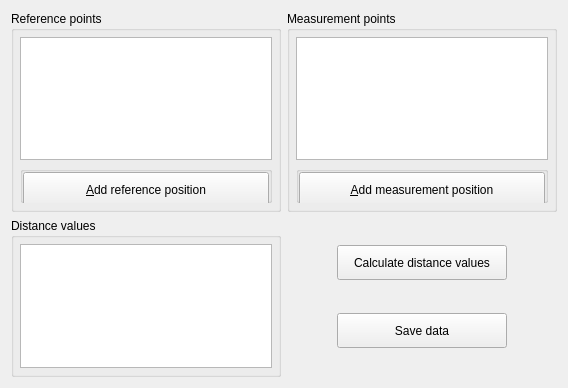
<?xml version="1.0" encoding="UTF-8"?>
<ui version="4.0">
 <class>QmitkDistanceCalculationBetweenPointsWidget</class>
 <widget class="QWidget" name="QmitkDistanceCalculationBetweenPointsWidget">
  <property name="geometry">
   <rect>
    <x>0</x>
    <y>0</y>
    <width>568</width>
    <height>388</height>
   </rect>
  </property>
  <property name="sizePolicy">
   <sizepolicy hsizetype="Expanding" vsizetype="Expanding">
    <horstretch>0</horstretch>
    <verstretch>0</verstretch>
   </sizepolicy>
  </property>
  <property name="windowTitle">
   <string>Form</string>
  </property>
  <layout class="QGridLayout" name="gridLayout"> 
   <item row="0" column="0" colspan="2">
    <layout class="QHBoxLayout" name="horizontalLayout_4">
     <item>
        <widget class="QGroupBox" name="ReferenceLandmarksGroupBox">
          <property name="sizePolicy">
            <sizepolicy hsizetype="Expanding" vsizetype="Expanding">
              <horstretch>0</horstretch>
              <verstretch>0</verstretch>
            </sizepolicy>
          </property>
          <property name="title">
            <string>Reference points</string>
          </property>
          <layout class="QVBoxLayout" name="verticalLayout_2">
            <property name="margin">
              <number>6</number>
            </property>
            <item>
              <widget class="QmitkPointListWidget" name="m_ReferencePoints">
                <property name="sizePolicy">
                  <sizepolicy hsizetype="Expanding" vsizetype="Expanding">
                    <horstretch>0</horstretch>
                    <verstretch>0</verstretch>
                  </sizepolicy>
                </property>
              </widget>
            </item>
            <item>
              <widget class="QGroupBox" name="m_spaceHolderGroupBox">
                <property name="sizePolicy">
                  <sizepolicy hsizetype="Preferred" vsizetype="Fixed">
                    <horstretch>0</horstretch>
                    <verstretch>0</verstretch>
                  </sizepolicy>
                </property>
                <property name="minimumSize">
                  <size>
                    <width>0</width>
                    <height>37</height>
                  </size>
                </property>
                <property name="maximumSize">
                  <size>
                    <width>16777215</width>
                    <height>37</height>
                  </size>
                </property>
                <property name="title">
                  <string/>
                </property>
                <property name="alignment">
                  <set>Qt::AlignCenter</set>
                </property>
                <property name="flat">
                  <bool>false</bool>
                </property>
                <layout class="QHBoxLayout" name="horizontalLayout_3">
                  <property name="spacing">
                    <number>0</number>
                  </property>
                  <property name="margin">
                    <number>0</number>
                  </property>
                  <item>
                    <widget class="QPushButton" name="m_AddReferencePositionBtn">
                      <property name="sizePolicy">
                        <sizepolicy hsizetype="Expanding" vsizetype="Fixed">
                          <horstretch>0</horstretch>
                          <verstretch>0</verstretch>
                        </sizepolicy>
                      </property>
                      <property name="minimumSize">
                        <size>
                          <width>0</width>
                          <height>35</height>
                        </size>
                      </property>
                      <property name="text">
                        <string>&amp;Add reference position</string>
                      </property>
                    </widget>
                  </item>
                </layout>
              </widget>
            </item>
          </layout>
        </widget>
      </item>
     <item>
      <widget class="QGroupBox" name="MeasurementLandmarksGroupBox">
       <property name="sizePolicy">
        <sizepolicy hsizetype="Expanding" vsizetype="Expanding">
         <horstretch>0</horstretch>
         <verstretch>0</verstretch>
        </sizepolicy>
       </property>
       <property name="title">
        <string>Measurement points</string>
       </property>
       <layout class="QVBoxLayout" name="verticalLayout_2">
        <property name="margin">
         <number>6</number>
        </property>
        <item>
         <widget class="QmitkPointListWidget" name="m_MeasurementPoints">
          <property name="sizePolicy">
           <sizepolicy hsizetype="Expanding" vsizetype="Expanding">
            <horstretch>0</horstretch>
            <verstretch>0</verstretch>
           </sizepolicy>
          </property>
         </widget>
        </item>
        <item>
         <widget class="QGroupBox" name="m_spaceHolderGroupBox2">
          <property name="sizePolicy">
           <sizepolicy hsizetype="Preferred" vsizetype="Fixed">
            <horstretch>0</horstretch>
            <verstretch>0</verstretch>
           </sizepolicy>
          </property>
          <property name="minimumSize">
           <size>
            <width>0</width>
            <height>37</height>
           </size>
          </property>
          <property name="maximumSize">
           <size>
            <width>16777215</width>
            <height>37</height>
           </size>
          </property>
          <property name="title">
           <string/>
          </property>
          <property name="alignment">
           <set>Qt::AlignCenter</set>
          </property>
          <property name="flat">
           <bool>false</bool>
          </property>
          <layout class="QHBoxLayout" name="horizontalLayout_3">
           <property name="spacing">
            <number>0</number>
           </property>
           <property name="margin">
            <number>0</number>
           </property>
           <item>
            <widget class="QPushButton" name="m_AddMeasurementPositionBtn">
             <property name="sizePolicy">
              <sizepolicy hsizetype="Expanding" vsizetype="Fixed">
               <horstretch>0</horstretch>
               <verstretch>0</verstretch>
              </sizepolicy>
             </property>
             <property name="minimumSize">
              <size>
               <width>0</width>
               <height>35</height>
              </size>
             </property>
             <property name="text">
              <string>&amp;Add measurement position</string>
             </property>
            </widget>
           </item>        
          </layout>
         </widget>
        </item>
       </layout>
      </widget>
     </item>
    </layout>
   </item>
   <item row ="1" column="0">
        <widget class="QGroupBox" name="DistancesGroupBox">
          <property name="sizePolicy">
            <sizepolicy hsizetype="Expanding" vsizetype="Expanding">
              <horstretch>0</horstretch>
              <verstretch>0</verstretch>
            </sizepolicy>
          </property>
          <property name="title">
            <string>Distance values</string>
          </property>
          <layout class="QHBoxLayout" name="horizontalLayout">
            <property name="margin">
              <number>6</number>
            </property>
    
            <item>
              <widget class="QListWidget" name="m_Distances">              
              </widget>
            </item>
    
          </layout>
        </widget>
  </item>

    <item row ="1" column="1">
        <layout class="QVBoxLayout" name="horizontalLayout">
          <property name="leftMargin">
            <number>50</number>
          </property>
          <property name="rightMargin">
            <number>50</number>
          </property>
          <item>
            <widget class="QPushButton" name="m_CalculateDistanceBtn">
              <property name="sizePolicy">
                <sizepolicy hsizetype="Expanding" vsizetype="Fixed">
                  <horstretch>0</horstretch>
                  <verstretch>0</verstretch>
                </sizepolicy>
              </property>
              <property name="minimumSize">
                <size>
                  <width>0</width>
                  <height>35</height>
                </size>
              </property>
              <property name="text">
                <string>Calculate distance values</string>
              </property>
            </widget>
          </item>
  
          <item>
            <widget class="QPushButton" name="m_SaveDataBtn">
              <property name="sizePolicy">
                <sizepolicy hsizetype="Expanding" vsizetype="Fixed">
                  <horstretch>0</horstretch>
                  <verstretch>0</verstretch>
                </sizepolicy>
              </property>
              <property name="minimumSize">
                <size>
                  <width>0</width>
                  <height>35</height>
                </size>
              </property>
              <property name="text">
                <string>Save data</string>
              </property>
            </widget>
          </item>
        </layout>
    </item> 
    
    
  </layout>
 </widget>
 <customwidgets>
  <customwidget>
   <class>QmitkPointListWidget</class>
   <extends>QListWidget</extends>
   <header>QmitkPointListWidget.h</header>
  </customwidget>
 </customwidgets>
 <resources/>
 <connections/>
</ui>
